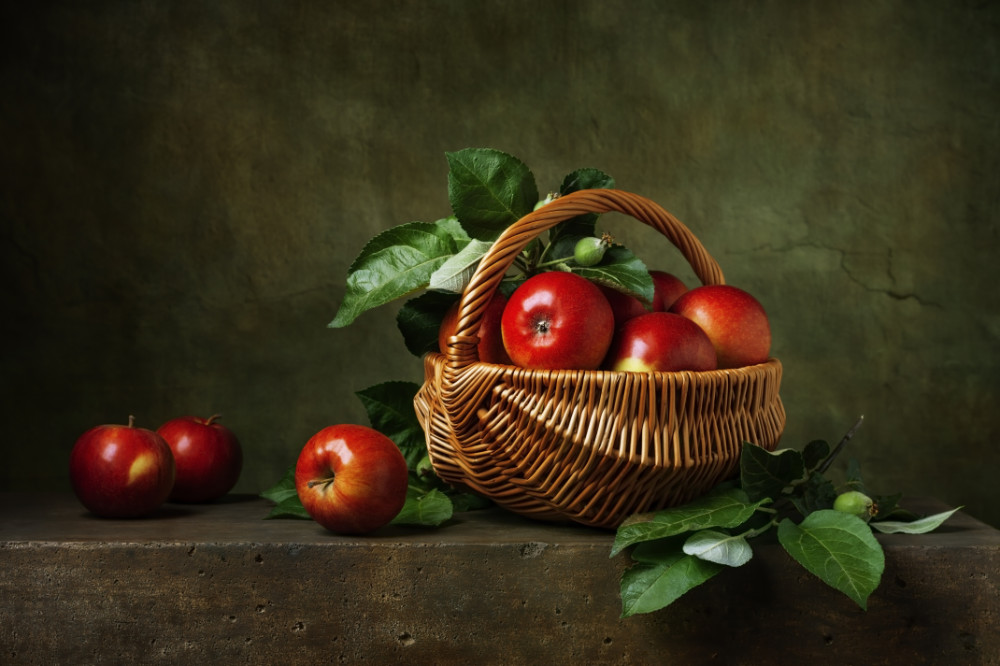
#> input picture filtros/data/dead_nature.jpg, 1000 x 666 px
$ python SATURATION.py
#> lines starting #> are read from the running program, lines starting #| are printed output that depends on the picture
### utils.py
from PIL import Image, ImageFilter
import os
import numpy as np

# Caminho relativo das pastas de entrada e saída de imagens
INPUT_DIR = os.path.join('filtros', 'data')
OUTPUT_DIR = os.path.join('filtros', 'output')

# [6 lines left out: function show_vertical, not called in this run]

def show_horizontal(im1, im2):
    '''Retorna as imagens concatenadas na horizontal'''

    im = Image.fromarray(np.hstack((np.array(im1), np.array(im2))))
    im.show()
    return im

def in_file(filename):
    '''Retorna o caminho de um arquivo de entrada'''

    return os.path.join(INPUT_DIR, filename)

def out_file(filename):
    '''Retorna o caminho de um arquivo de saída'''

### SATURATION.py
from PIL import Image, ImageEnhance, ImageFilter
from utils import show_vertical, show_horizontal, in_file, out_file
import os

#INPUT_DIR = os.path.join('filtros', 'data')
#OUTPUT_DIR = os.path.join('filtros', 'output')

image = Image.open(in_file("dead_nature.jpg"))
#> image is the input picture: PIL image 1000x666 RGB; mean R, G, B 56.3, 46.9, 25.5

saturation = ImageEnhance.Color(image)
contrast = ImageEnhance.Contrast(image)
brightness = ImageEnhance.Brightness(image)
sharpness = ImageEnhance.Sharpness(image)

def duno_filtro(img):

    contrast = ImageEnhance.Contrast(img)
    contrastado = contrast.enhance(1.1)

    brightness = ImageEnhance.Brightness(contrastado)
    brilho = brightness.enhance(1.1)
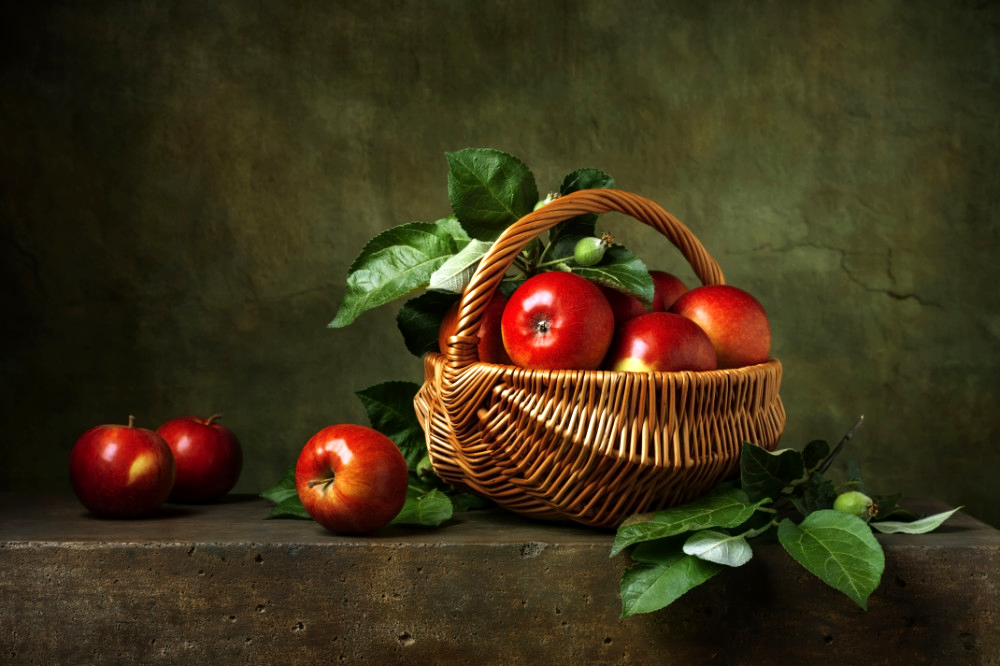
#> brilho: PIL image 1000x666 RGB; mean R, G, B 61.9, 50.6, 24.9

    saturation = ImageEnhance.Color(brilho)
    saturada = saturation.enhance(1.3)
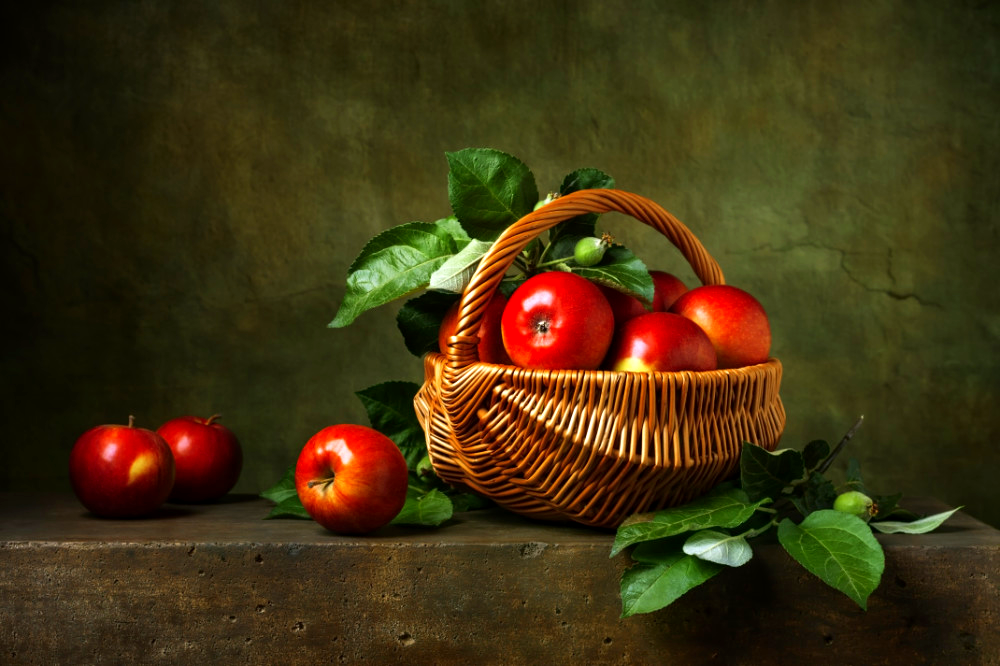
#> saturada: PIL image 1000x666 RGB; mean R, G, B 64.5, 50.2, 17.3


    # [10 lines of commented-out code are left out]

    return saturada

if __name__ == "__main__":

    image = Image.open(in_file("dead_nature.jpg"))
    Img_sat = duno_filtro(image
                          )
    show_horizontal(image, Img_sat)
#> in show_horizontal, `im = Image.fromarray(np.hstack((np.array(im1), np.array(im2))))`:
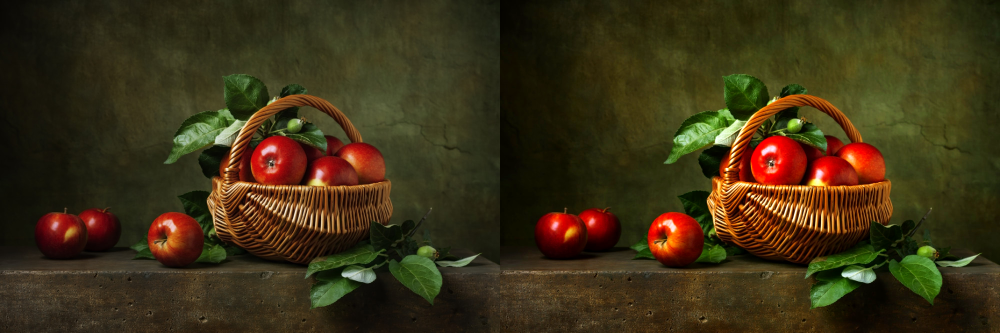
#> im: PIL image 2000x666 RGB (shown at 1/2 size); mean R, G, B 60.4, 48.5, 21.4
